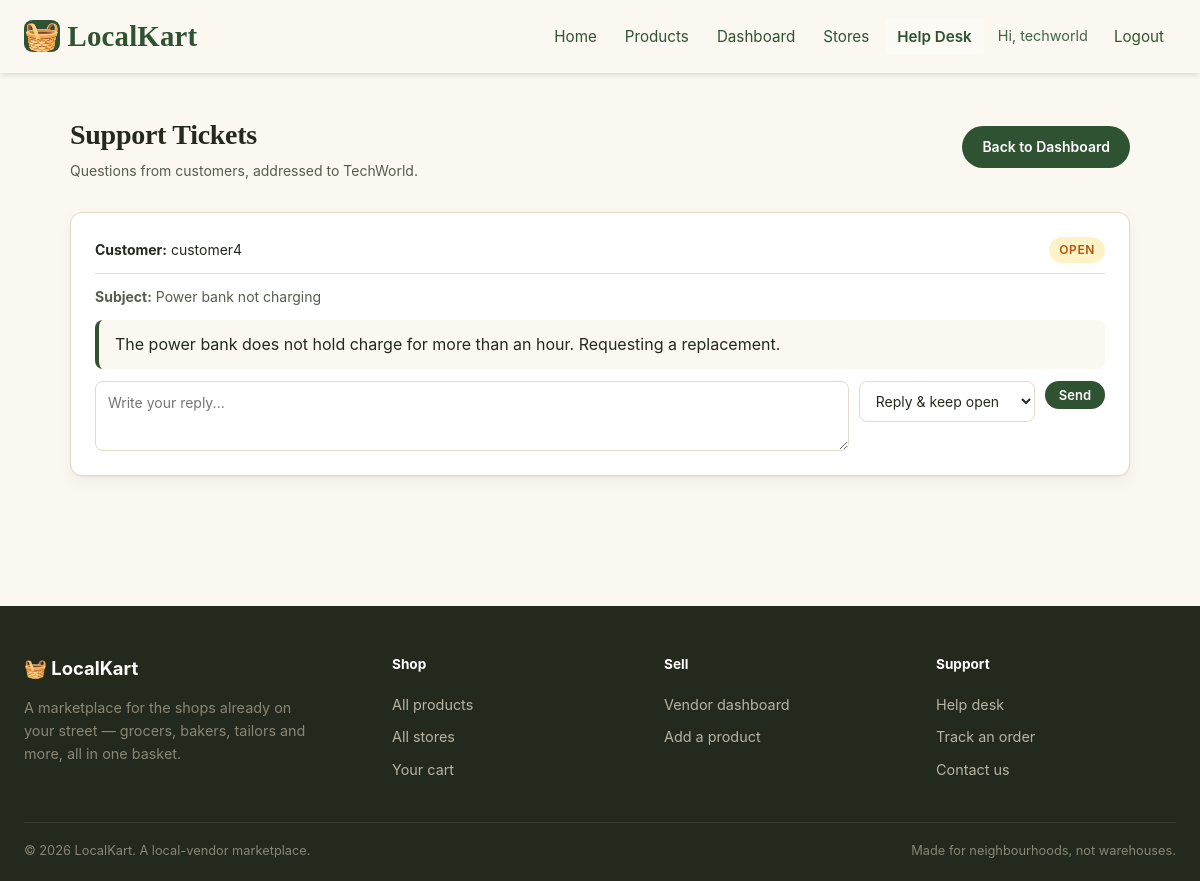
Screenshot of /shopkeeper_helpdesk.php (signed in) with the database file from the repository.
### tables this page shows
CREATE TABLE IF NOT EXISTS vendors (
    id INT AUTO_INCREMENT PRIMARY KEY,
    user_id INT NOT NULL,
    store_name VARCHAR(100) NOT NULL,
    address TEXT,
    verified BOOLEAN DEFAULT FALSE,
    FOREIGN KEY (user_id) REFERENCES users(id) ON DELETE CASCADE
);

CREATE TABLE IF NOT EXISTS helpdesk (
    id INT AUTO_INCREMENT PRIMARY KEY,
    user_id INT NOT NULL,
    vendor_id INT NOT NULL,
    subject VARCHAR(150) NOT NULL,
    message TEXT NOT NULL,
    response TEXT,
    status ENUM('open', 'answered', 'closed') DEFAULT 'open',
    created_at TIMESTAMP DEFAULT CURRENT_TIMESTAMP,
    updated_at TIMESTAMP NULL,
    FOREIGN KEY (user_id) REFERENCES users(id) ON DELETE CASCADE,
    FOREIGN KEY (vendor_id) REFERENCES vendors(id) ON DELETE CASCADE
);

CREATE TABLE IF NOT EXISTS users (
    id INT AUTO_INCREMENT PRIMARY KEY,
    username VARCHAR(50) UNIQUE NOT NULL,
    email VARCHAR(100) UNIQUE NOT NULL,
    password VARCHAR(255) NOT NULL,
    role ENUM('admin', 'shopkeeper', 'customer') NOT NULL,
    reset_token VARCHAR(64) NULL,
    reset_token_expires DATETIME NULL,
    created_at TIMESTAMP DEFAULT CURRENT_TIMESTAMP
);

### shopkeeper_helpdesk.php (the view, shortened to what this page needs)
<?php
require_once 'config.php';
$userId = $_SESSION['user_id'];
$stmt = $pdo->prepare("SELECT id, store_name FROM vendors WHERE user_id = ? LIMIT 1");
$stmt->execute([$userId]);
$vendor = $stmt->fetch(PDO::FETCH_ASSOC);
$vendorId = $vendor['id'];
$stmt = $pdo->prepare(
    "SELECT h.*, u.username
     FROM helpdesk h
     JOIN users u ON h.user_id = u.id
     WHERE h.vendor_id = ?
     ORDER BY FIELD(h.status, 'open', 'answered', 'closed'), h.created_at DESC"
);
$stmt->execute([$vendorId]);
$tickets = $stmt->fetchAll(PDO::FETCH_ASSOC);
?>
<!DOCTYPE html>
<html lang="en">
<head>
</head>
<body>
    <?php include 'partials/header.php'; ?>
    <div class="container">
        <div class="page-header">
            <div>
                <h2>Support Tickets</h2>
                <p>Questions from customers, addressed to <?= htmlspecialchars($vendor['store_name']) ?>.</p>
            </div>
            <a href="shopkeeper.php" class="btn">Back to Dashboard</a>
        </div>
        <?php if (empty($tickets)): ?>
            <div class="ticket"><p>No tickets for your shop yet.</p></div>
        <?php else: ?>
            <?php foreach ($tickets as $i => $ticket): ?>
                <div class="ticket" style="animation-delay:<?= $i * 0.05 ?>s">
                    <div class="ticket-meta">
                        <span><strong>Customer:</strong> <?= htmlspecialchars($ticket['username']) ?></span>
                        <span class="status status-<?= htmlspecialchars($ticket['status']) ?>">
                            <?= ucfirst($ticket['status']) ?>
                        </span>
                    </div>
                    <p><strong>Subject:</strong> <?= htmlspecialchars($ticket['subject']) ?></p>
                    <div class="message-block">
                        <?= nl2br(htmlspecialchars($ticket['message'])) ?>
                    </div>
                    <?php if ($ticket['status'] !== 'closed'): ?>
                        <form method="POST" class="reply-form">
                            <textarea name="response" placeholder="Write your reply..." required><?= htmlspecialchars($ticket['response'] ?? '') ?></textarea>
                            <select name="status">
                                <option value="answered">Reply &amp; keep open</option>
                            </select>
                            <button type="submit" class="btn btn-sm">Send</button>
                        </form>
                    <?php endif; ?>
                </div>
            <?php endforeach; ?>
        <?php endif; ?>
    </div>
    <?php include 'partials/footer.php'; ?>
</body>
</html>

### shopkeeper_helpdesk.php (style rules this page uses)
:root { --paper: #FBF8F1; --paper-alt: #F1E9DA; --ink: #23291D; --ink-soft: #565C4E; --line: #E3DBC8; --moss: #2F5233; --moss-dark: #20391F; --marigold: #E7A62F; --brick: #A63D2F; --white: #FFFFFF; --radius-card: 12px; --radius-pill: 999px; --shadow-soft: 0 1px 2px rgba(35,41,29,0.06), 0 6px 16px rgba(35,41,29,0.05); }
* { box-sizing: border-box; }
body { margin: 0; background: var(--paper); color: var(--ink); font-family: 'Inter', sans-serif; line-height: 1.55; }
h1, h2, h3, h4 { font-family: 'Fraunces', serif; color: var(--ink); font-weight: 600; letter-spacing: -0.01em; }
a { color: inherit; text-decoration: none; }
p { color: var(--ink-soft); font-size: 14px; margin: 8px 0; }
.container { max-width: 1100px; margin: 0 auto; padding: 40px 20px 70px; }
.page-header { display: flex; justify-content: space-between; align-items: center; flex-wrap: wrap; gap: 16px; margin-bottom: 30px; }
.page-header h2 { font-size: 28px; margin: 0; }
.page-header p { margin: 4px 0 0; }
.btn { display: inline-flex; align-items: center; justify-content: center; background: var(--moss); color: white; border: none; cursor: pointer; font-family: inherit; font-weight: 600; font-size: 14px; padding: 10px 20px; border-radius: var(--radius-pill); transition: background .15s, box-shadow .15s; }
.btn-sm { padding: 6px 14px; font-size: 13px; }
.ticket { background: var(--white); border: 1px solid var(--line); border-radius: var(--radius-card); padding: 24px; margin-bottom: 20px; box-shadow: var(--shadow-soft); opacity: 0; transform: translateY(10px); animation: riseIn .35s ease forwards; }
.ticket-meta { display: flex; justify-content: space-between; align-items: center; margin-bottom: 12px; padding-bottom: 10px; border-bottom: 1px solid var(--line); font-size: 14px; }
.status { font-size: 12px; text-transform: uppercase; letter-spacing: 0.05em; padding: 4px 10px; border-radius: var(--radius-pill); font-weight: 600; }
.status-open { background: #FEF3C7; color: #B45309; }
.message-block { background: var(--paper); padding: 12px 16px; border-radius: 8px; border-left: 4px solid var(--moss); margin: 12px 0; }
.reply-form { display: flex; gap: 10px; align-items: flex-start; flex-wrap: wrap; margin-top: 12px; }
textarea { flex: 1; min-width: 240px; height: 70px; padding: 12px; border-radius: 8px; border: 1px solid var(--line); font-family: inherit; font-size: 14px; background: var(--white); color: var(--ink); resize: vertical; }
select { padding: 10px 12px; border-radius: 8px; border: 1px solid var(--line); font-family: inherit; font-size: 14px; background: var(--white); color: var(--ink); }

### rows the page displays
vendors: store_name "TechWorld"
helpdesk: user.username "customer4", status "OPEN", subject "Power bank not charging", message "The power bank does not hold charge for more than an hour. Requesting a replacement."

### other values shown
$_SESSION['username'] "techworld"
